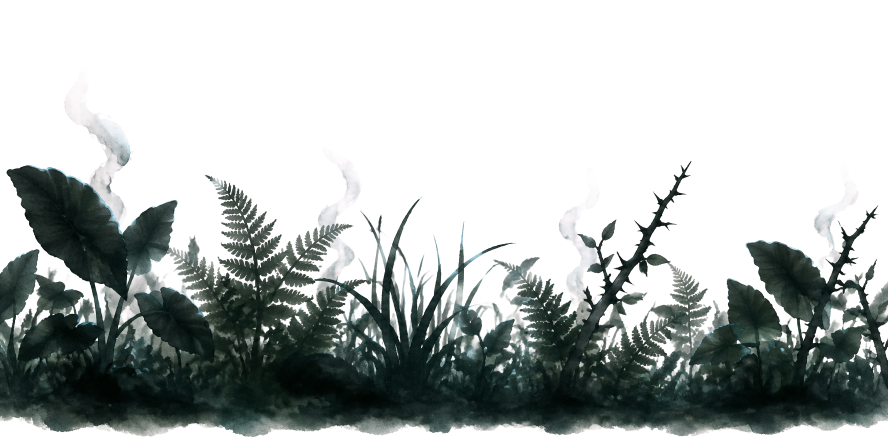
#> input picture game_v4/art/bg/forest_new_front.png, 1776 x 896 px (shown at 1/2 size); its folder holds only this picture in this run
$ python cut_v4.py
#> lines starting #> are read from the running program, lines starting #| are printed output that depends on the picture; after the words box and inside, x2 and y2 are one past the last pixel; in counts of white or black regions, pixels touching at a corner belong together
#!/usr/bin/env python3
"""v4 art pipeline: keys the white (or magenta) background of the delivered pictures and cuts the sheets into pieces.

  python3 game_v4/tools/cut_v4.py            # everything
  python3 game_v4/tools/cut_v4.py sheets     # only the part / kit / item sheets
  python3 game_v4/tools/cut_v4.py layers     # only the background layers

Sheets (art/chars, art/kits, art/items) -> art/cut/<sheet>/pNN.png + <sheet>.json {"pieces": [{"file", "box"}]}
(pieces in reading order: rows top to bottom, left to right) + a numbered contact sheet art/cut/<sheet>/_index.png.
Layers (art/bg) -> art/layers/<name>.png: the sky stays whole; the others lose the background connected to the edges.
"""
import json
import os
import sys

import numpy as np
from PIL import Image, ImageDraw
from scipy import ndimage as ndi

ROOT = os.path.join(os.path.dirname(__file__), "..", "art")
SHEETS = {"chars": ["grandfather_parts", "arsam_parts", "tikkit_parts", "enemies_forest_parts"],
          "kits": ["forest_old_kit", "forest_new_kit"], "items": ["items_forest"]}
SKIES = {"forest_old_sky", "forest_new_sky"}


def key(img: Image.Image, tol=28, soft=30, everywhere=False, layer=False) -> Image.Image:
    """Removes the background that touches the picture's edges (white, near-white or magenta), with soft edges and
    the white fringe taken out of the semi-transparent border."""
    a = np.asarray(img.convert("RGB")).astype(np.float32)
    h, w = a.shape[:2]
    white = 255.0 - a.min(axis=2)
    magenta = np.sqrt((a[..., 0] - 255) ** 2 + (a[..., 1]) ** 2 + (a[..., 2] - 255) ** 2)
    corner = np.median(np.concatenate([a[:6, :6].reshape(-1, 3), a[-6:, -6:].reshape(-1, 3)]), axis=0)
    is_mag = corner[0] > 200 and corner[2] > 200 and corner[1] < 90
    dist = magenta if is_mag else white
    near = dist <= tol
    lab, _ = ndi.label(near)
    border = np.unique(np.concatenate([lab[0, :], lab[-1, :], lab[:, 0], lab[:, -1]]))
    bg = np.isin(lab, border[border > 0])
    if everywhere:
        # enclosed holes too (the gaps between trunks under a closed canopy): any large near-white area
        sizes = ndi.sum(near, lab, index=np.arange(lab.max() + 1))
        bg |= np.isin(lab, np.nonzero(sizes > 400)[0]) & near
    # soft edge: a band around the background takes alpha from its distance to the background colour
    band = ndi.binary_dilation(bg, iterations=3) & ~bg
    alpha = np.ones((h, w), np.float32)
    alpha[bg] = 0.0
    alpha[band] = np.clip((dist[band] - tol) / soft, 0.0, 1.0)
    rgb = a.copy()
    if not is_mag:
        # un-premultiply white out of the border pixels
        k = np.clip(alpha, 0.05, 1.0)[..., None]
        rgb = np.where(band[..., None], np.clip((a - 255.0 * (1.0 - k)) / k, 0, 255), a)
    # stray pure-magenta specks inside (the picture tool sometimes leaves them)
    alpha[(magenta < 90) & ~bg] = 0.0
    if layer:
        # background paintings: pink/violet streaks are matte residue, never design -> repaint them from the
        # nearest clean pixels (no hole is left)
        pink = (a[..., 0] > 160) & (a[..., 2] > 140) & (a[..., 1] < np.minimum(a[..., 0], a[..., 2]) - 45)
        pink = ndi.binary_dilation(pink, iterations=2) & (alpha > 0.5)
        if pink.any():
            _, idx = ndi.distance_transform_edt(pink, return_indices=True)
            rgb = rgb[idx[0], idx[1]]
    # edge clean-up (no white or coloured halo): the outer 1 px goes, light fringe pixels go, and every edge pixel
    # takes the colour of the nearest solid inside pixel
    solid = alpha > 0.98
    inner = ndi.binary_erosion(solid, iterations=2)
    edge = (alpha > 0.0) & ~inner
    if inner.any():
        _, idx = ndi.distance_transform_edt(~inner, return_indices=True)
        rgb = np.where(edge[..., None], rgb[idx[0], idx[1]], rgb)
    outer = (alpha > 0.0) & ~ndi.binary_erosion(alpha > 0.0, iterations=1)
    alpha[outer] *= 0.35
    light = edge & (a.min(axis=2) > 215)
    alpha[light] = 0.0
    alpha = ndi.gaussian_filter(alpha, 0.6) * (alpha > 0.0)
    return Image.fromarray(np.dstack([rgb, alpha * 255.0]).clip(0, 255).astype(np.uint8), "RGBA")


def cut_sheet(folder: str, name: str) -> None:
    src = os.path.join(ROOT, folder, name + ".png")
    if not os.path.exists(src):
        print("MISSING", src)
        return
    rgba = key(Image.open(src))
    al = np.asarray(rgba)[..., 3] > 40
    # pieces = connected parts after a small closing (so a thin gap inside one piece does not split it)
    grown = ndi.binary_dilation(al, iterations=4)
    lab, n = ndi.label(grown)
    boxes = []
    for i, sl in enumerate(ndi.find_objects(lab)):
        if sl is None:
            continue
        ys, xs = sl
        area = int((al[sl] & (lab[sl] == i + 1)).sum())
        if area < 300:
            continue
        boxes.append([xs.start, ys.start, xs.stop, ys.stop])
    # reading order: group into rows by vertical centre
    boxes.sort(key=lambda b: (b[1] + b[3]) / 2)
    rows, cur = [], []
    for b in boxes:
        cy = (b[1] + b[3]) / 2
        if cur and cy - np.mean([(c[1] + c[3]) / 2 for c in cur]) > max(30, 0.35 * np.mean([c[3] - c[1] for c in cur])):
            rows.append(cur)
            cur = []
        cur.append(b)
    if cur:
        rows.append(cur)
    out_dir = os.path.join(ROOT, "cut", name)
    os.makedirs(out_dir, exist_ok=True)
    for f in os.listdir(out_dir):
        os.remove(os.path.join(out_dir, f))
    pieces = []
    for row in rows:
        for b in sorted(row, key=lambda b: b[0]):
            x0, y0, x1, y1 = max(0, b[0] - 2), max(0, b[1] - 2), min(rgba.width, b[2] + 2), min(rgba.height, b[3] + 2)
            fn = "p%02d.png" % len(pieces)
            rgba.crop((x0, y0, x1, y1)).save(os.path.join(out_dir, fn))
            pieces.append({"file": fn, "box": [x0, y0, x1, y1]})
    json.dump({"sheet": name, "size": [rgba.width, rgba.height], "pieces": pieces}, open(os.path.join(out_dir, name + ".json"), "w"), indent=1)
    # numbered index picture
    idx = Image.new("RGB", rgba.size, (70, 80, 90))
    idx.paste(rgba, (0, 0), rgba)
    d = ImageDraw.Draw(idx)
    for k, p in enumerate(pieces):
        b = p["box"]
        d.rectangle(b, outline=(255, 220, 0), width=2)
        d.rectangle([b[0], b[1], b[0] + 30, b[1] + 18], fill=(0, 0, 0))
        d.text((b[0] + 3, b[1] + 3), str(k), fill=(255, 255, 0))
    idx.save(os.path.join(out_dir, "_index.png"))
    print("OK %s: %d pieces in %d rows %s" % (name, len(pieces), len(rows), [len(r) for r in rows]))


def do_layers() -> None:
    out = os.path.join(ROOT, "layers")
    os.makedirs(out, exist_ok=True)
    for f in sorted(os.listdir(os.path.join(ROOT, "bg"))):
        if not f.endswith(".png"):
            continue
        name = f[:-4]
        img = Image.open(os.path.join(ROOT, "bg", f))
#> img is the input picture: PIL image 1776x896 RGBA; mean R, G, B, A 179.6, 184.8, 183.3, 255
        res = img.convert("RGBA") if name in SKIES else key(img, everywhere=name.endswith(("_mid", "_far", "_near")), layer=True)
#> call 2 of key, with tol = 28, soft = 30, everywhere = False, layer = True
#> in key (call 2), `white = 255.0 - a.min(axis=2)`:
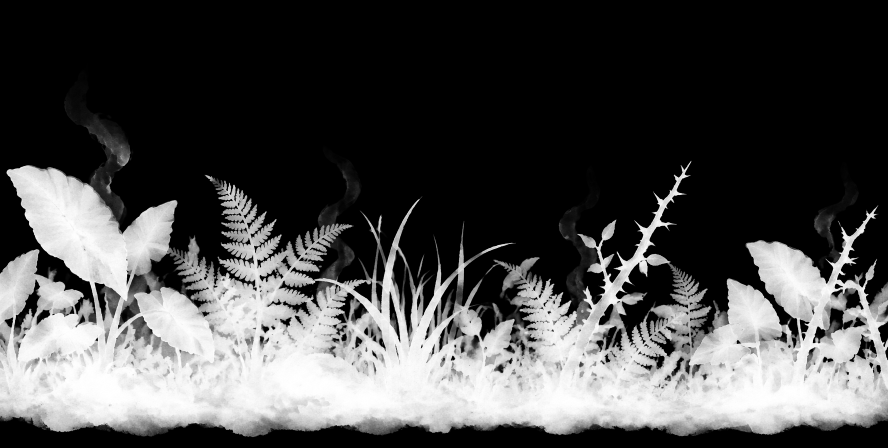
#> white: shape (896, 1776) float32 (shown at 1/2 size); min 0, max 255, mean 75.4
#> in key (call 2), `magenta = np.sqrt((a[..., 0] - 255) ** 2 + (a[..., 1]) ** 2 + (a[..., ..`:
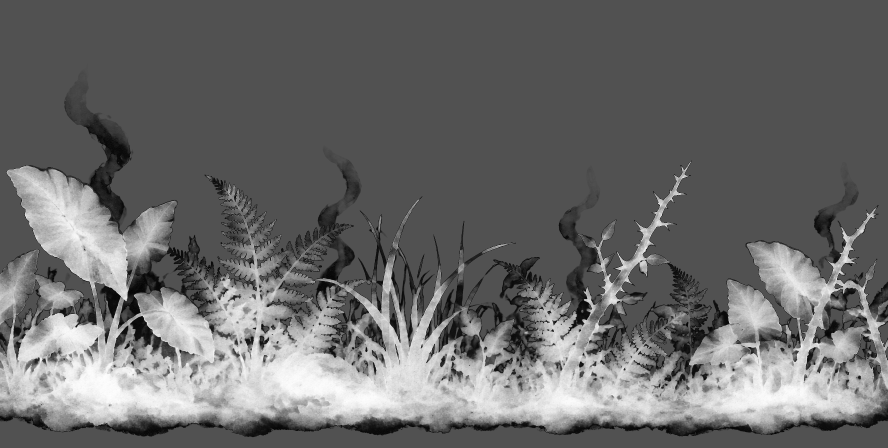
#> magenta: shape (896, 1776) float32 (shown at 1/2 size); min 205.8, max 360.7, mean 270.4; drawn with min black and max white
#> in key (call 2), `corner = np.median(np.concatenate([a[:6, :6].reshape(-1, 3), a[-6:, -6..`: corner = [255, 255, 255]
#> in key (call 2), `is_mag = corner[0] > 200 and corner[2] > 200 and corner[1] < 90`: is_mag = False
#> in key (call 2), `near = dist <= tol`:
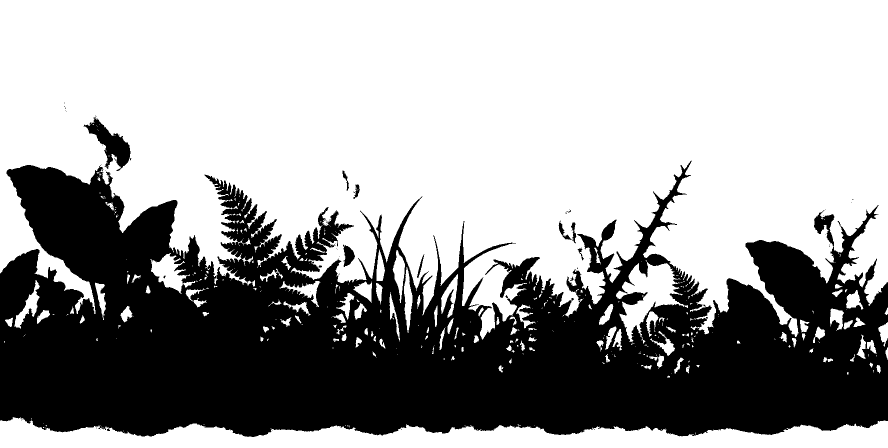
#> near: shape (896, 1776) bool (shown at 1/2 size); 62.7% white; 83 black regions (71 under 20 px), largest, box (x1, y1, x2, y2) and area: (0, 321, 1776, 874) 588352, (167, 233, 261, 342) 3719, (686, 489, 710, 534) 638
#> in key (call 2), `lab, _ = ndi.label(near)`:
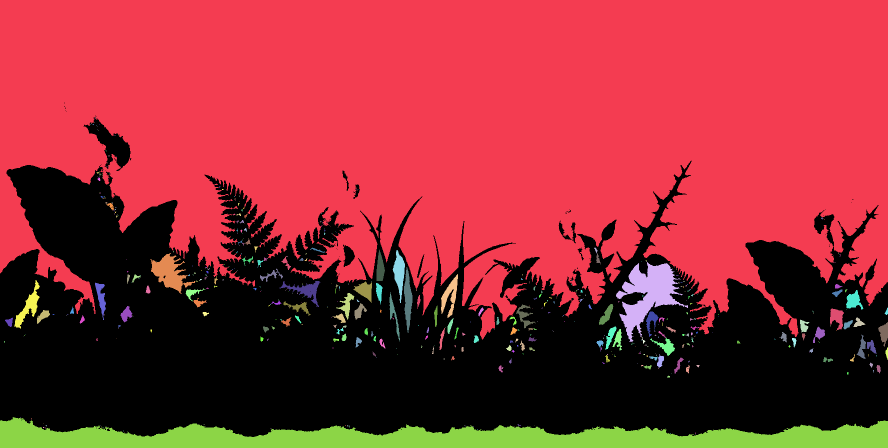
#> lab: shape (896, 1776) int32 (shown at 1/2 size); 617 distinct labels, from 0 to 616; one colour per label, 0 black
#> in key (call 2), `border = np.unique(np.concatenate([lab[0, :], lab[-1, :], lab[:, 0], l..`: border = [0, 1, 362, 409, 520, 577]
#> in key (call 2), `bg = np.isin(lab, border[border > 0])`: bg: shape (896, 1776) bool; 60.2% white; 68 black regions (56 under 20 px), largest, box (x1, y1, x2, y2) and area: (0, 321, 1776, 874) 628167, (167, 233, 261, 342) 3749, (686, 489, 710, 534) 639
#> in key (call 2), `band = ndi.binary_dilation(bg, iterations=3) & ~bg`: band: shape (896, 1776) bool; 2.6% white in thin lines or dots, all inside (x1, y1, x2, y2) = (0, 205, 1776, 874)
#> in key (call 2), `pink = (a[..., 0] > 160) & (a[..., 2] > 140) & (a[..., 1] < np.minimum..`: pink: shape (896, 1776) bool; every value is 0
#> in key (call 2), `solid = alpha > 0.98`: solid: shape (896, 1776) bool; 39.2% white; 46 white regions (37 under 20 px), largest, box (x1, y1, x2, y2) and area: (0, 322, 1776, 874) 619649, (173, 241, 261, 334) 2906, (1629, 430, 1666, 486) 795
#> in key (call 2), `inner = ndi.binary_erosion(solid, iterations=2)`: inner: shape (896, 1776) bool; 37.4% white; 43 white regions (34 under 20 px), largest, box (x1, y1, x2, y2) and area: (2, 332, 1774, 872) 590963, (180, 244, 259, 331) 2321, (1204, 443, 1230, 482) 499
#> in key (call 2), `alpha[outer] *= 0.35`:
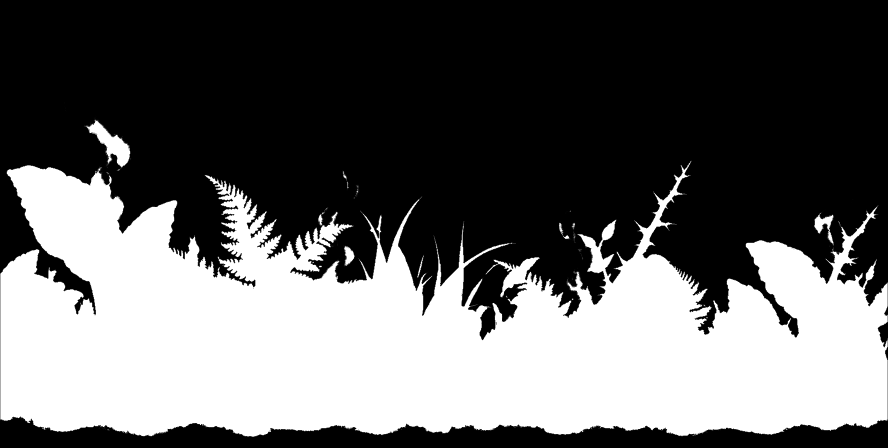
#> alpha: shape (896, 1776) float32 (shown at 1/2 size); min 0, max 1, mean 0.39
#> in key (call 2), `light = edge & (a.min(axis=2) > 215)`:
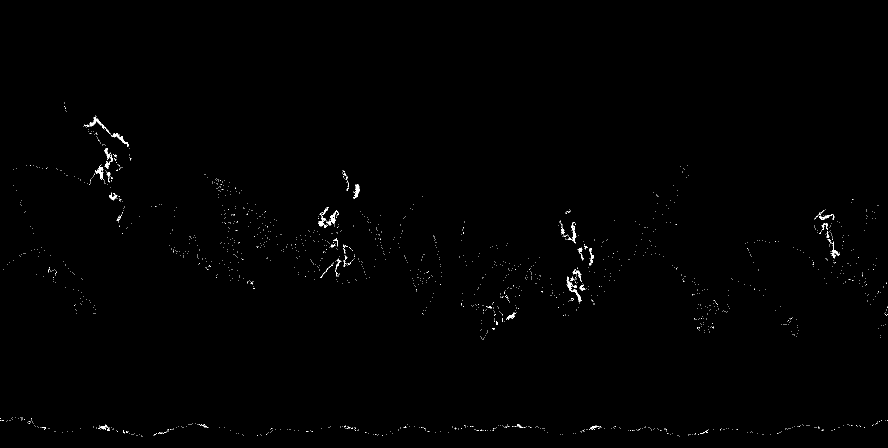
#> light: shape (896, 1776) bool (shown at 1/2 size); 0.38% white in thin lines or dots, all inside (x1, y1, x2, y2) = (0, 205, 1776, 873)
#> in key (call 2), `alpha[light] = 0.0`:
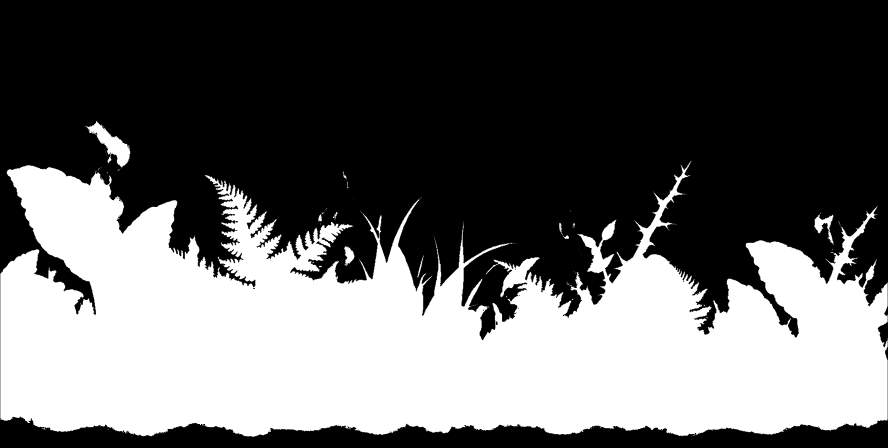
#> alpha: shape (896, 1776) float32 (shown at 1/2 size); 0.38% of pixels changed, all inside (x1, y1, x2, y2) = (0, 205, 1776, 873)
        res.save(os.path.join(out, f))
        print("layer", name, res.size)
#| layer forest_new_front (1776, 896)


if __name__ == "__main__":
    what = sys.argv[1] if len(sys.argv) > 1 else "all"
    if what in ("all", "sheets"):
        for folder, names in SHEETS.items():
            for nm in names:
                cut_sheet(folder, nm)
    if what in ("all", "layers"):
        do_layers()
